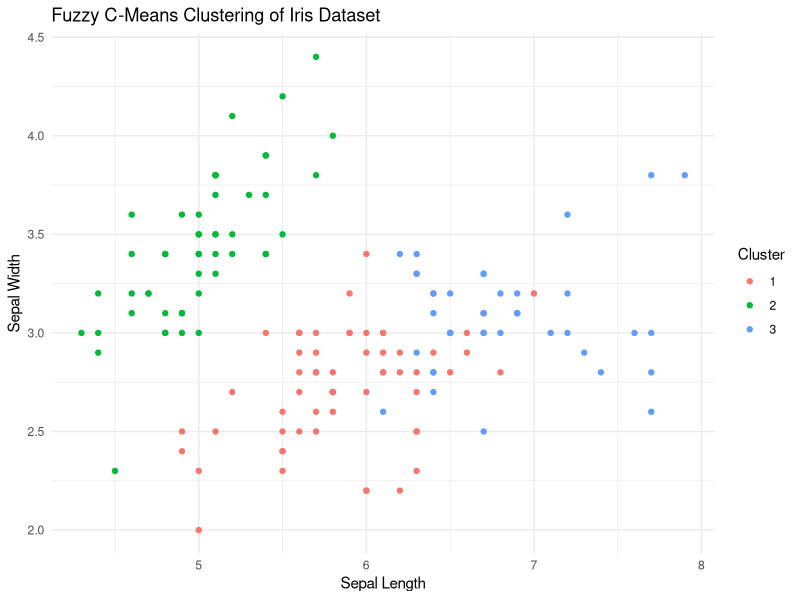

R code for this plot:

  
  # Load necessary libraries
  library(e1071)
library(ggplot2)

# Load the Iris dataset
data(iris)

# Select numerical attributes for clustering
selected_attributes <- c("Sepal.Length", "Sepal.Width", "Petal.Length", "Petal.Width")

# Subset the dataset to include only the selected attributes
iris_selected <- iris[selected_attributes]

# Check for missing values
if (sum(is.na(iris_selected)) > 0) {
  stop("Missing values found in the dataset. Please handle missing values before clustering.")
}

# Perform fuzzy clustering (Fuzzy C-Means)
fcm_model <- cmeans(iris_selected, centers = 3, m = 1.25)

# Extract cluster memberships
cluster_memberships <- fcm_model$cluster

# Create a data frame with cluster memberships
iris_clusters <- cbind(iris_selected, Cluster = factor(cluster_memberships))

# Plot the clusters
ggplot(iris_clusters, aes(x = Sepal.Length, y = Sepal.Width, color = Cluster)) +
  geom_point() +
  labs(title = "Fuzzy C-Means Clustering of Iris Dataset", x = "Sepal Length", y = "Sepal Width") +
  theme_minimal()